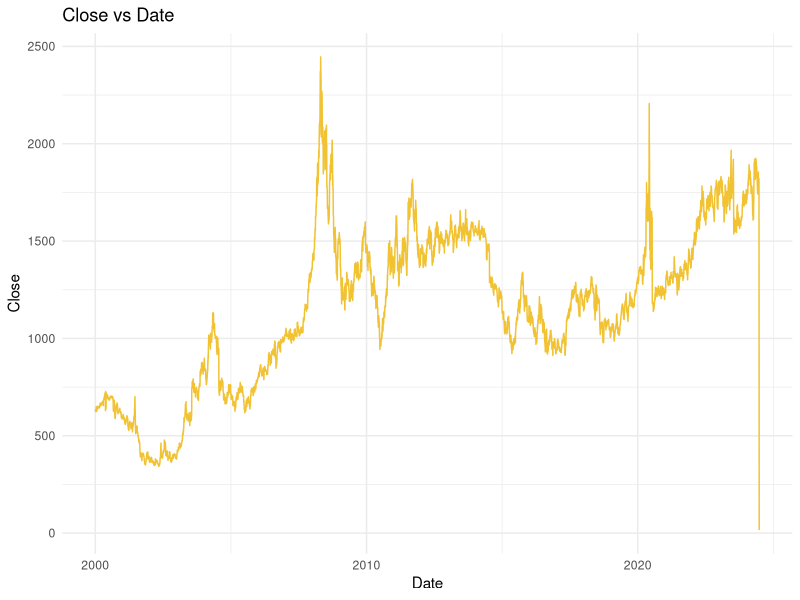
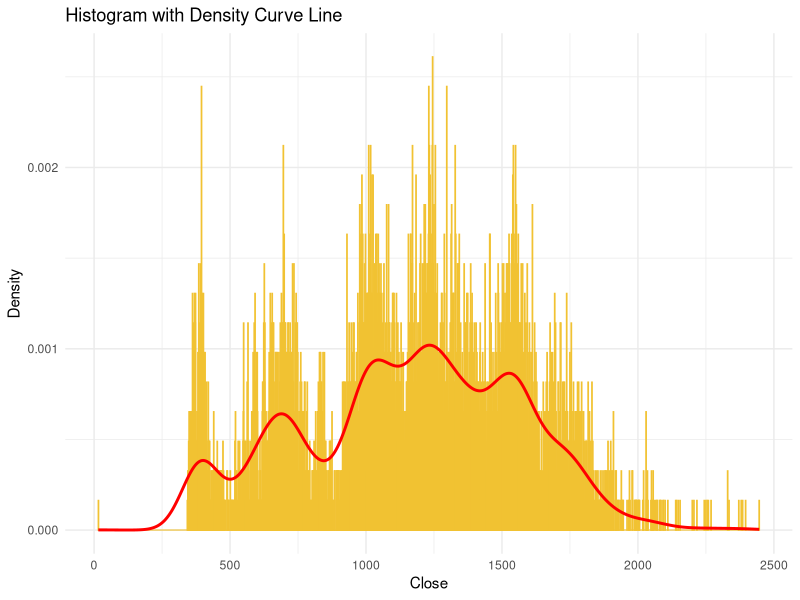

These charts were generated, in order, by the following R code: (Note: this script raises an error after producing the figures.)
# This R environment comes with many helpful analytics packages installed
library(readr)
library(tidyverse)
library(ggplot2)
library(dplyr)

# reading file data
rice_data <- read_csv("../individual_data/Rough_Rice_data.csv",show_col_types = FALSE)
# Check the structure of the data
str(rice_data)

# Ensure the date column is in Date format
rice_data$date <- as.Date(rice_data$date, format = "%Y-%m-%d")

# Aggregate the data to get the average close for each date (if there are duplicates)
rice_data_agg <- rice_data %>%
  group_by(date) %>%
  summarise(close = mean(close, na.rm = TRUE))

# Plot close vs date as a line graph
ggplot(rice_data_agg, aes(x = date, y = close)) +
  geom_line(color = "#F1C232") +  # Line graph
  labs(title = "Close vs Date", x = "Date", y = "Close") +
  theme_minimal()

# Plot histogram with density curve line
ggplot(rice_data_agg, aes(x = close)) +
  geom_histogram(aes(y = ..density..), binwidth = 1, fill = "skyblue", color = "#F1C232", alpha = 0.5) +  # Histogram
  geom_density(color = "#FF0000", size = 1) +  # Density curve line
  labs(title = "Histogram with Density Curve Line", x = "Close", y = "Density") +
  theme_minimal()
Í